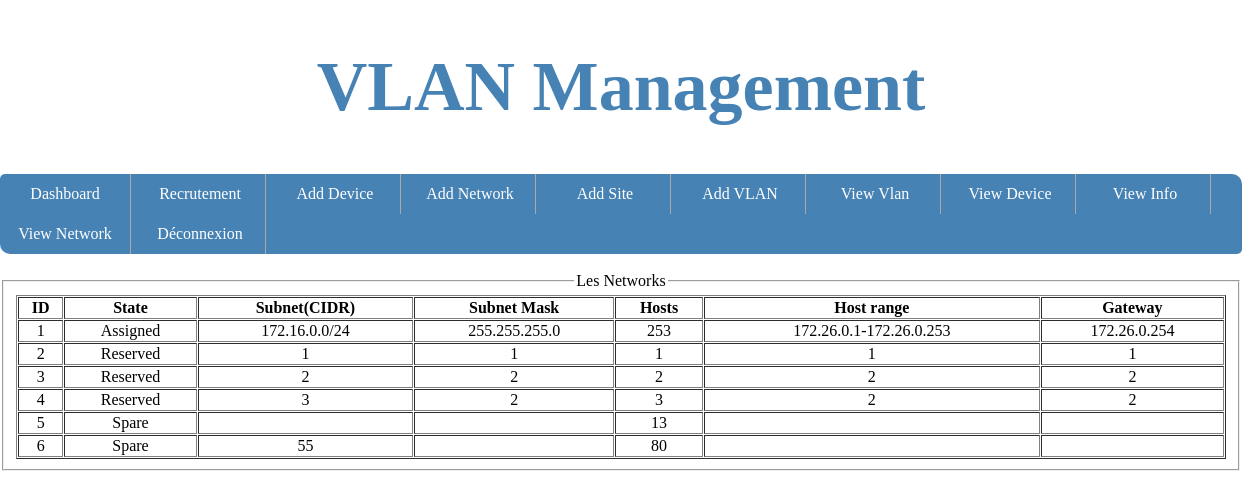
Page /networks on the committed database.
### app.py (models this page shows)
class Network(db.Model):
    id = db.Column(db.Integer, primary_key=True)
    state = db.Column(db.String(50), nullable=True)
    subnet = db.Column(db.String(50), nullable=True)
    mask = db.Column(db.String(50), nullable=True)
    hosts = db.Column(db.String(50), nullable=True)
    range = db.Column(db.String(50), nullable=True)
    gateway = db.Column(db.String(50), nullable=True)
    VLAN = db.relationship('VLAN', backref='network', uselist=False)

### app.py (the view)
@app.route('/networks', methods=['POST', 'GET'])
def networks():
    networks = Network.query.order_by(Network.id)
    return render_template('/admin/networks.html', networks=networks)

### templates/admin/networks.html
{% extends 'layouts/default.html' %}
{% block body %}
    {% include 'layouts/adminnav.html' %}
<br/>
    <fieldset>
        <legend>Les Networks</legend>
<table border=1 width=100% cellspacing=1 cellpadding=1>
        <tr>
            <th>ID</th>
            <th>State</th>
            <th>Subnet(CIDR)</th>
            <th>Subnet Mask</th>
            <th>Hosts</th>
            <th>Host range</th>
            <th>Gateway</th>
        </tr>
        <tr>
            {% for network in networks %}
                <td>{{network.id }}</td>
            <td>{{network.state }}</td>
            <td>{{network.subnet}}</td>
            <td>{{network.mask}}</td>
            <td>{{network.hosts}}</td>
            <td>{{network.range}}</td>
            <td>{{network.gateway}}</td>
         </tr>
        {% endfor %}
</table>
            </fieldset>
{% endblock %}

### templates/layouts/default.html (shortened to what this page needs)
<!DOCTYPE html>
<html lang="fr">
    <head>
        <link rel="stylesheet" type="text/css" href="../../static/styles/style.css">
    </head>
    <body>
        <header>
            <h1>VLAN Management</h1>
        </header>
    <div class="content">
        {% block body %}{% endblock %}
    </div>
        <div id="container">
        </div>
    </body>
</html>

### templates/layouts/adminnav.html
<nav id="navigation">
    <ul>
        <li><a href="/dashboard.html">Dashboard</a></li>
        <li><a href="/recrutement.html">Recrutement</a></li>
        <li><a href="/ext1">Add Device</a></li>
        <li><a href="/ext2">Add Network</a></li>
        <li><a href="/ext3">Add Site</a></li>
        <li><a href="/ext4">Add VLAN</a></li>
        <li><a href="/siteAdmin">View Vlan</a></li>
        <li><a href="/vlanAdmin">View Device</a></li>
        <li><a href="/infoblox">View Info</a></li>
        <li><a href="/networks">View Network</a></li>
        <li><a href="/logout">Déconnexion</a></li>
    </ul>
</nav>

### static/styles/style.css (style rules this page uses)
html, body { margin:0; padding:0; height:100%; }
body { background-color: white; font-family: 'Bahnschrift Regular'; background-attachment: fixed; background-size: 100%; text-align: center; }
h1 { text-align: center; color:steelblue; opacity: 1; font-size: 70px; }
nav ul { padding:0px; margin:0px; list-style-type: none; background-color:steelblue; opacity: 1; border-radius: 5px 10px; text-align: left; }
nav li { display:inline-block; padding:0px; margin:0px; width:130px; height:40px; border-right: 1px solid darkgrey; text-align:center; line-height: 40px; }
nav li a { text-decoration: none; color:white; display: block; }
html { height: 100%; box-sizing: border-box; }
html, body { margin:0; padding:0; padding-bottom: 6rem; min-height: 100%; margin: 0; position: relative; }
#container { min-height:100%; position:relative; }

### rows in the picture
Network: id "1", state "Assigned", subnet "172.16.0.0/24", mask "255.255.255.0", hosts "253", range "172.26.0.1-172.26.0.253", gateway "172.26.0.254"
Network: id "2", state "Reserved", subnet "1", mask "1", hosts "1", range "1", gateway "1"
Network: id "3", state "Reserved", subnet "2", mask "2", hosts "2", range "2", gateway "2"
Network: id "4", state "Reserved", subnet "3", mask "2", hosts "3", range "2", gateway "2"
Network: id "5", state "Spare", hosts "13"
Network: id "6", state "Spare", subnet "55", hosts "80"
